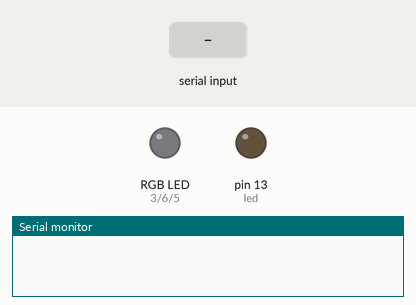
This sketch was run on a simulated Arduino Uno, built with avr-gcc and run on an emulated ATmega328P. On the bench: an RGB LED mixed from three pins (HIGH = lit), output pins drawn as LEDs (lit = HIGH), the last lines printed to the serial monitor. The test bench sets the inputs (shaded band). Dim RGB values are drawn brighter than linear.

Above: at 1.2 s.
1.3 s: "ON\n" received over the second serial link
At 2.3 s:
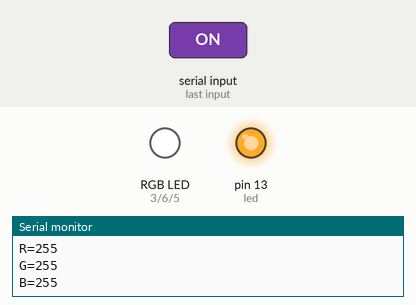
2.8 s: "90,45,200\n" received over the second serial link
At 3.4 s:
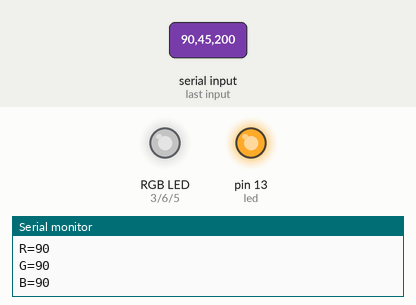
4.3 s: "200\n" received over the second serial link
At 5.5 s:
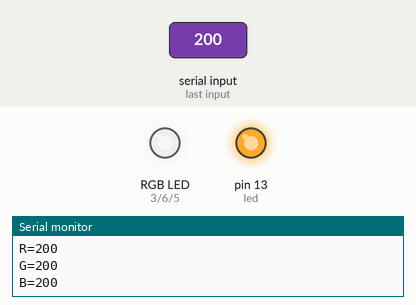
5.8 s: "90\n" received over the second serial link
At 6.9 s:
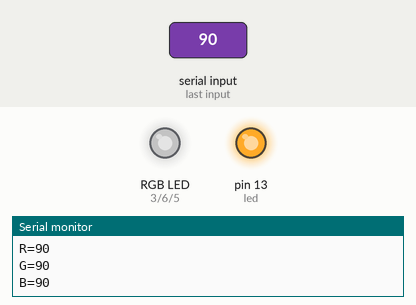
Timing chart, 0 to 8.3 s (numbered marks = the images above; inputs shaded):
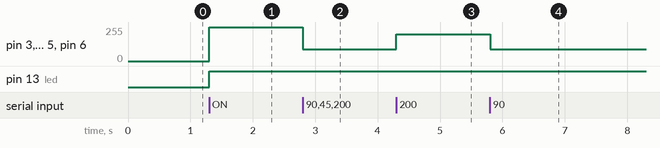

Measured:
- after the input at 1.3 s, pin 3 (RED), pin 5 (BLUE), pin 6 (GREEN): 0/255 → 255/255 at once; pin 13 (led): LOW → HIGH at once
- after the input at 2.8 s, pin 3 (RED), pin 5 (BLUE), pin 6 (GREEN): 255/255 → 90/255 at once
- after the input at 4.3 s, pin 3 (RED), pin 5 (BLUE), pin 6 (GREEN): 90/255 → 200/255 at once
- after the input at 5.8 s, pin 3 (RED), pin 5 (BLUE), pin 6 (GREEN): 200/255 → 90/255 at once

The sketch:

LED_controller.ino
```cpp
#include <SoftwareSerial.h>
SoftwareSerial BTserial(10, 11); // not for Serial port

//RGB LED Pins
int RED = 3;
int GREEN = 6;
int BLUE = 5;

int led = 13;//arduino led

String data = "";
boolean RGB_Completed = false;

void setup() {
  Serial.begin(9600);
  BTserial.begin(9600);//bluetooth baud rate：9600
  data.reserve(30);

  pinMode(RED, OUTPUT);
  pinMode(GREEN, OUTPUT);
  pinMode(BLUE, OUTPUT);
  pinMode(led, OUTPUT);
}

void loop() {
//  BTserial.write("OKKKKK\r\n");// send data
  while (BTserial.available()) {
    char ReadChar = (char)BTserial.read();
//  while (Serial.available()) {
//    char ReadChar = (char)Serial.read();
    // Right parentheses ) indicates complet of the string
    if (ReadChar == '\n' || ReadChar == '\r') {
      RGB_Completed = true;
    } else {
      data += ReadChar;
    }
  }

  if (RGB_Completed) {
    //Print out debug info at Serial output window
    Serial.print("RGB:");
    Serial.print(data);
    Serial.println();

    if (data == "ON") {
      digitalWrite(13, HIGH);
      Light_RGB_LED("255.255.255");
    }
    else if (data == "OFF") {
      digitalWrite(13, LOW);
      digitalWrite(RED, LOW);
      digitalWrite(GREEN, LOW);
      digitalWrite(BLUE, LOW);
    }
    else {
      Light_RGB_LED(data);
    }

    data = "";
    RGB_Completed = false;
  }
}

void Light_RGB_LED(String RGB) {
  int SP1 = RGB.indexOf('.');
  int SP2 = RGB.indexOf('.', SP1 + 1);
  int SP3 = RGB.indexOf('.', SP2 + 1);
  String R = RGB.substring(0, SP1);
  String G = RGB.substring(SP1 + 1, SP2);
  String B = RGB.substring(SP2 + 1, SP3);

  int red = R.toInt();
  int green = G.toInt();
  int blue = B.toInt();

  //Print out debug info at Serial output window
  Serial.print("R=");
  Serial.println(constrain(red, 0, 255));
  Serial.print("G=");
  Serial.println(constrain(green, 0, 255));
  Serial.print("B=");
  Serial.println( constrain(blue, 0, 255));
  //Light up the LED with color code
  analogWrite(RED, red);
  analogWrite(GREEN, green);
  analogWrite(BLUE, blue);
}
```
